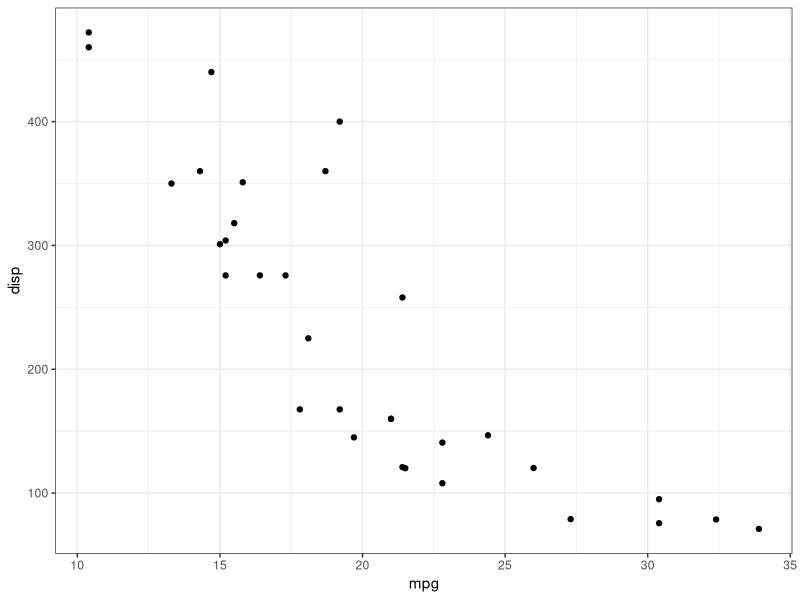
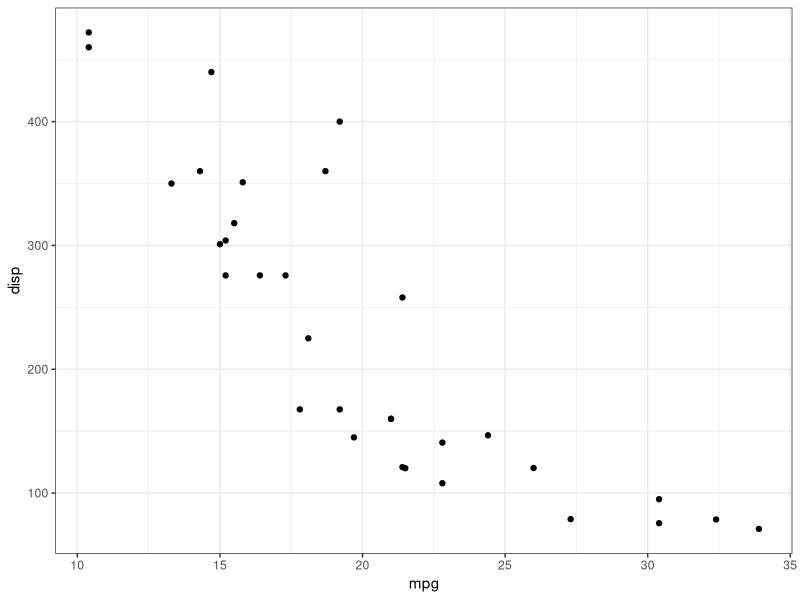

Write R code to recreate these figures, in order.
## ---- chunk 1
#| include: false
library(ggplot2)
library(dplyr)
library(palmerpenguins)
## ---- chunk 2
#| echo: false
#| fig-width: 6.2
ggplot(mtcars) +
  aes(x = mpg, y = disp) + #maxwidth
  geom_point() +
  theme_bw()
## ---- chunk 3
#| fig-width: 6.2

# code max width: ~30 char.
ggplot(mtcars) +
  aes(x = mpg, y = disp) + #max
  geom_point() +
  theme_bw()
## ---- chunk 4
# max 70 chars per row -----------------------------------------------
dream_summary <- 
  penguins %>%
  select(species, island, bill_length_mm) %>% 
  filter(island == 'Dream') %>% 
  mutate(bill_length_meters = bill_length_mm/1000) %>% 
  group_by(species) %>% 
  summarise(mean_bill_length_mm = mean(bill_length_mm),
            sd_bill_length_mm = sd(bill_length_mm))

dream_summary
